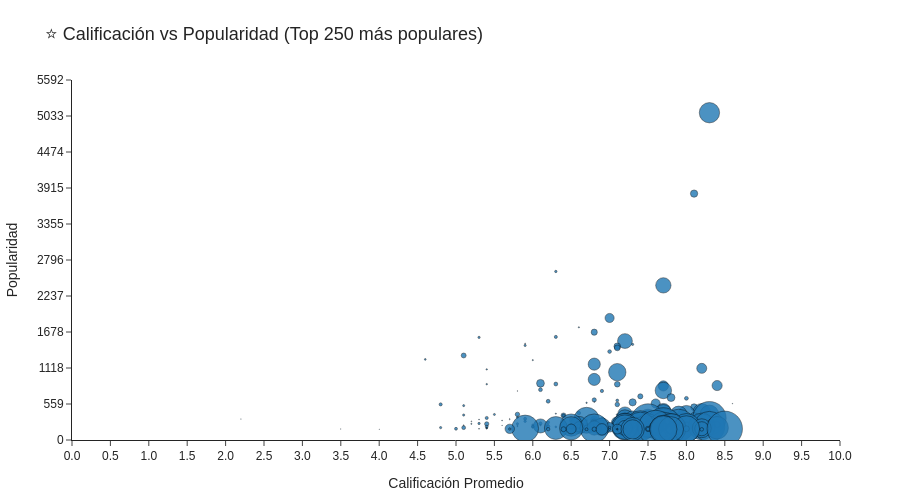

Write notebook code for a chart like this one.
### Markdown cell above
---
## 7. Visualización 3 – Gráfico de Dispersión: Calificación vs Popularidad  ·  *Punto 4*  ·  **Responsable: Michelangelo Bandelli**

**Qué muestra:** la relación entre la calificación promedio (`Vote_Average`) y la popularidad (`Popularity`) de las películas. Un gráfico de dispersión es el indicado para observar la relación entre dos variables numéricas.

Como `Popularity` está muy concentrada en valores bajos con unos pocos extremos, se trabaja con las **250 películas más populares** (`df.nlargest(250, "Popularity")`) para que el gráfico sea legible, usando `plotly.express.scatter` con `x="Vote_Average"`, `y="Popularity"`, tamaño de punto según `Vote_Count` y `hover_name="Title"`.

### Code cell
# ─────────────────────────────────────────────────────────────────────────────
# CELDA 7 - Grafico de dispersion: calificacion vs popularidad  (Responsable: Michelangelo)
# ─────────────────────────────────────────────────────────────────────────────

# 1) LIMPIEZA DE DATOS (FORZANDO TIPOS NUMÉRICOS)
df['Vote_Count'] = pd.to_numeric(df['Vote_Count'], errors='coerce')
df['Vote_Average'] = pd.to_numeric(df['Vote_Average'], errors='coerce')
df['Popularity'] = pd.to_numeric(df['Popularity'], errors='coerce')  

top_pop = df.nlargest(250, "Popularity")



# 3) CREAR GRÁFICO

# ─── Calcular límite Y con margen del 10% ───
y_max = top_pop['Popularity'].max() * 1.10   # 10% extra en lugar de +500 fijo

# ─── Número de ticks deseado ───
num_ticks = 10
# Calcular dtick para que haya aproximadamente `num_ticks` marcas
dtick_y = (y_max - 0) / num_ticks

# ─── Crear gráfico (igual que antes) ───
fig_dispersion = px.scatter(
    top_pop,
    x="Vote_Average",
    y="Popularity",
    size="Vote_Count",
    hover_name="Title",
    title="⭐ Calificación vs Popularidad (Top 250 más populares)",
    labels={
        "Vote_Average": "Calificación Promedio",
        "Popularity": "Popularidad",
        "Vote_Count": "Número de Votos"
    },
    opacity=0.8,
    size_max=25,
    template="simple_white"
)

# ─── Configurar ejes con los nuevos parámetros ───
fig_dispersion.update_layout(
    xaxis=dict(
        type='linear',
        range=[0, 10],               # calificación típica 0-10
        dtick=0.5,
        tickformat='.1f',
        gridcolor='lightgray',
        zeroline=True,
        zerolinecolor='black',
        zerolinewidth=1,
        title_font=dict(size=14)
    ),
    yaxis=dict(
        type='linear',
        range=[0, y_max],            # límite superior con margen
        dtick=dtick_y,               # separación entre ticks calculada
        tickformat='.0f',            # sin decimales
        gridcolor='lightgray',
        zeroline=True,
        zerolinecolor='black',
        zerolinewidth=1,
        title_font=dict(size=14)
    ),
    plot_bgcolor='white',
    paper_bgcolor='white',
    title_font=dict(size=18, family="Arial"),
    font=dict(size=12, family="Arial"),
    showlegend=False,
    margin=dict(l=60, r=60, t=80, b=60),
    width=900,
    height=500
)

# Estilo de puntos (igual)
fig_dispersion.update_traces(
    marker=dict(line=dict(width=0.5, color='black'))
)

fig_dispersion.show(config={'scrollZoom': False, 'displayModeBar': False})

### Figure 1 — Plotly figure (JSON) as saved in the notebook; plotly's stock layout.template omitted (floating-point values rounded to 4 significant figures; data arrays with more than 128 entries replaced by an {"elided": "..."} marker saying what was removed)
{"data": [{"hovertemplate": "<b>%{hovertext}</b><br><br>Calificación Promedio=%{x}<br>Popularidad=%{y}<br>Número de Votos=%{marker.size}<extra></extra>", "hovertext": {"elided": "250 str values"}, "legendgroup": "", "marker": {"color": "#1F77B4", "line": {"color": "black", "width": 0.5}, "opacity": 0.8, "size": {"elided": "250 float values"}, "sizemode": "area", "sizeref": 43.19, "symbol": "circle"}, "mode": "markers", "name": "", "orientation": "v", "showlegend": false, "type": "scatter", "x": {"elided": "250 float values"}, "xaxis": "x", "y": {"elided": "250 float values"}, "yaxis": "y"}], "layout": {"font": {"family": "Arial", "size": 12}, "height": 500, "legend": {"itemsizing": "constant", "tracegroupgap": 0}, "margin": {"b": 60, "l": 60, "r": 60, "t": 80}, "paper_bgcolor": "white", "plot_bgcolor": "white", "showlegend": false, "title": {"font": {"family": "Arial", "size": 18}, "text": "⭐ Calificación vs Popularidad (Top 250 más populares)"}, "width": 900, "xaxis": {"anchor": "y", "domain": [0, 1], "dtick": 0.5, "gridcolor": "lightgray", "range": [0, 10], "tickformat": ".1f", "title": {"font": {"size": 14}, "text": "Calificación Promedio"}, "type": "linear", "zeroline": true, "zerolinecolor": "black", "zerolinewidth": 1}, "yaxis": {"anchor": "x", "domain": [0, 1], "dtick": 559.2, "gridcolor": "lightgray", "range": [0, 5592.0], "tickformat": ".0f", "title": {"font": {"size": 14}, "text": "Popularidad"}, "type": "linear", "zeroline": true, "zerolinecolor": "black", "zerolinewidth": 1}}}
